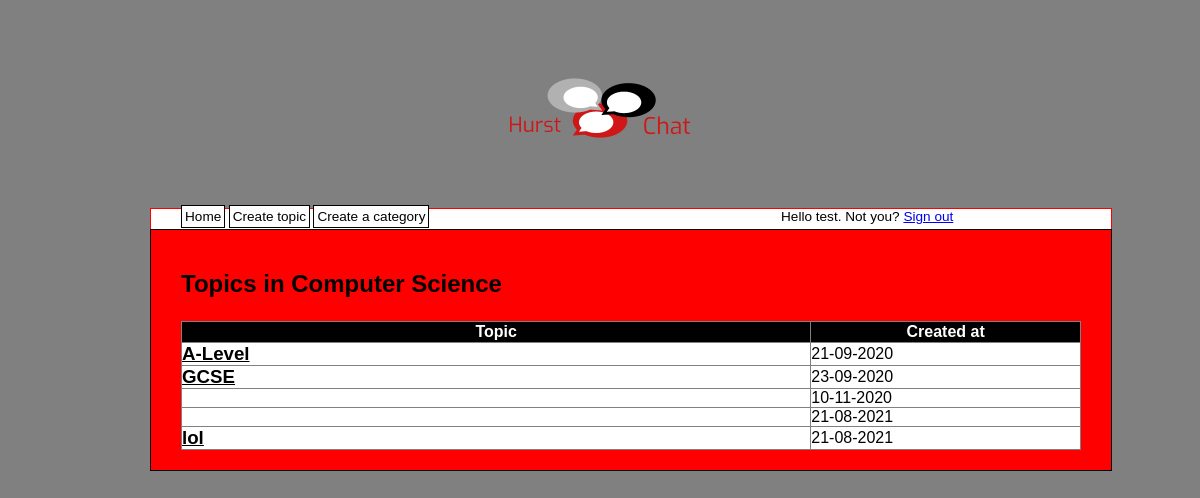
Page /category.php?id=53 (signed in) on the committed database.
### tables this page shows
CREATE TABLE `categories` (
  `cat_id` int(8) NOT NULL AUTO_INCREMENT,
  `cat_name` varchar(100) NOT NULL,
  `cat_description` varchar(100) NOT NULL,
  PRIMARY KEY (`cat_id`)
);

CREATE TABLE `topics` (
  `topic_id` int(8) NOT NULL AUTO_INCREMENT,
  `topic_subject` varchar(255) NOT NULL,
  `topic_date` datetime NOT NULL,
  `topic_cat` int(8) NOT NULL,
  `topic_by` int(8) NOT NULL,
  PRIMARY KEY (`topic_id`)
);

### category.php (the view, shortened to what this page needs)
<?php
include 'header.php';
$conn = mysqli_connect("fdb27.runhosting.com", "3578976_forum", "Dovahkiin1", "3578976_forum");
$sql = "SELECT
            cat_id,
            cat_name,
            cat_description
        FROM
            categories
        WHERE cat_id =
        " . $_GET['id']
;
$result = mysqli_query($conn, $sql);
if(!$result)
{
    echo 'The category could not be displayed, please try again later.';
}
else
{
    if(mysqli_num_rows($result) == 0)
    {
        echo 'This category does not exist.';
    }
    else
    {
        while($row = mysqli_fetch_assoc($result))
        {
            echo '<h2>Topics in ' . $row['cat_name'] . '</h2>';
        }
        $sql = "SELECT
                    topic_id,
                    topic_subject,
                    topic_date,
                    topic_cat
                FROM
                    topics
                WHERE
                    topic_cat =
                " . $_GET['id']
;
        $result = mysqli_query($conn, $sql);
        if(!$result)
        {
            echo 'The topics could not be displayed, please try again later.';
        }
        else
        {
            if(mysqli_num_rows($result) == 0)
            {
                echo 'There are no topics in this category yet.';
            }
            else
            {
                echo '<table border="1">
                      <tr>
                        <th style="background-color: #000;">Topic</th>
                        <th style="background-color: #000;">Created at</th>
                      </tr>';
                while($row = mysqli_fetch_assoc($result))
                {
                    echo '<tr>';
                        echo '<td class="leftpart">';
                            echo '<h3><a href="topic.php?id=' . $row['topic_id'] . '">' . $row['topic_subject'] . '</a><h3>';
                        echo '</td>';
                        echo '<td class="rightpart">';
                            echo date('d-m-Y', strtotime($row['topic_date']));
                        echo '</td>';
                    echo '</tr>';
                }
            }
        }
    }
}
include 'footer.php';
?>

### style1.css (style rules this page uses)
body { background-color: grey; text-align: center; }
table { border-collapse: collapse; width: 100%; background-color: white; }
table a { color: #000; }
th { background-color: white; color: white; }
tr { background-color: yellow; }
td { padding: 0px; background-color: white; }
h3 { margin: 0; padding: 0; }
.leftpart { width: 70% }
.rightpart { width: 30%; }

### rows in the picture
categories: cat_name "Computer Science"
topics: topic_subject "A-Level", topic_date "21-09-2020"
topics: topic_subject "GCSE", topic_date "23-09-2020"
topics: topic_date "10-11-2020"
topics: topic_date "21-08-2021"
topics: topic_subject "lol", topic_date "21-08-2021"

### other values in the picture
$_SESSION['user_name'] "test"
